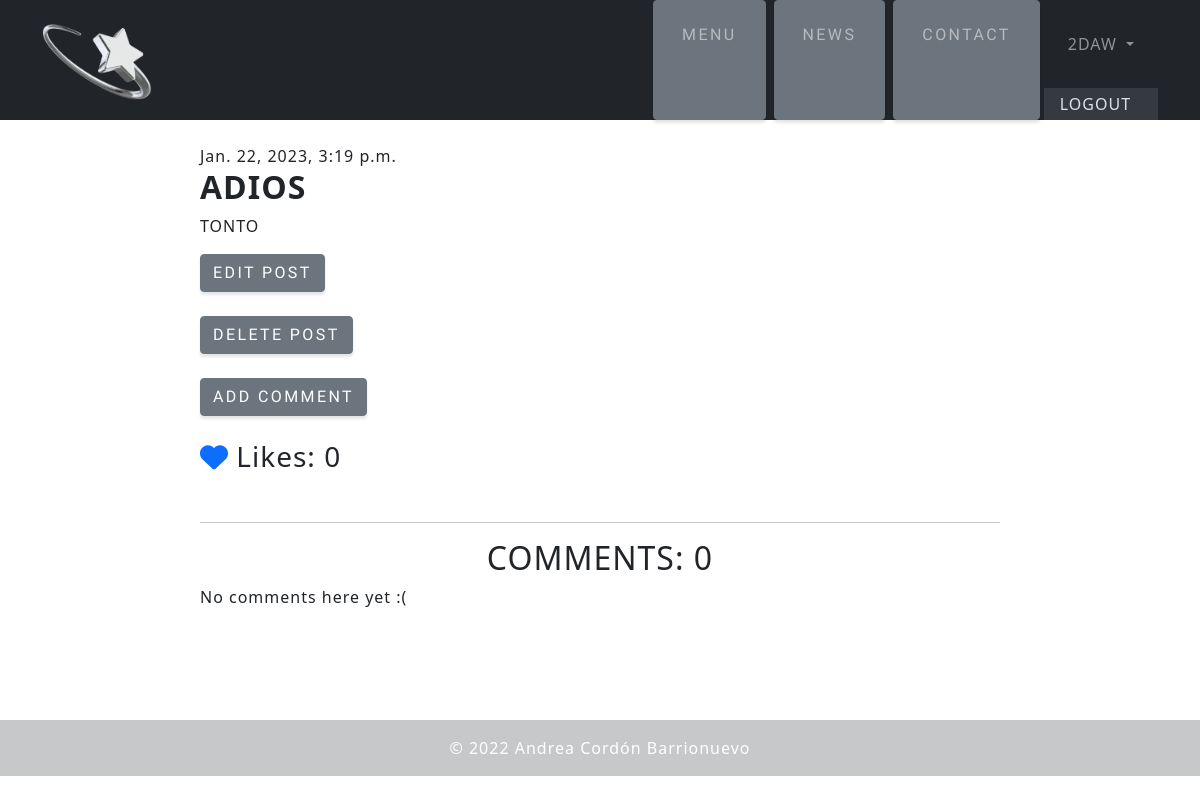
The page /blog/post/4/ (signed in) on the database as committed earlier.
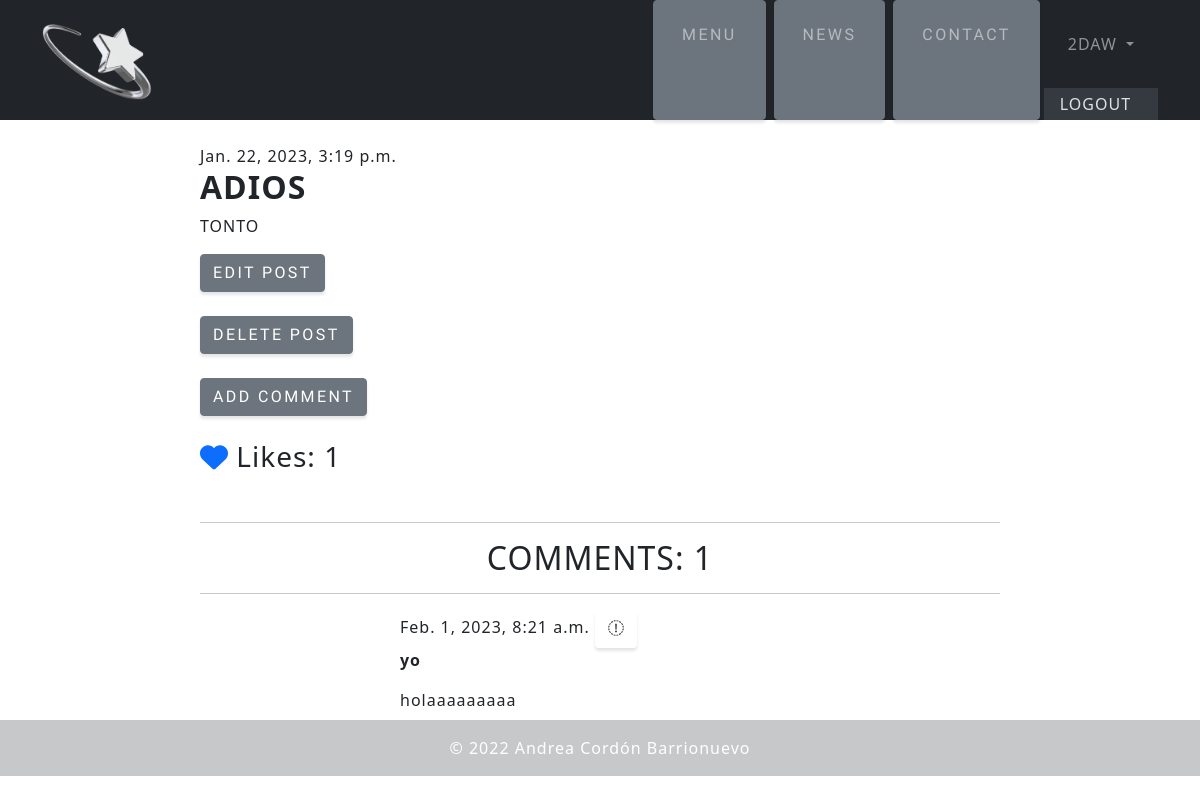
The same page on the database as committed later.
### blog/models.py (models this page shows, shortened)
class Post(models.Model):
    author = models.ForeignKey(settings.AUTH_USER_MODEL, on_delete=models.CASCADE)
    title = models.CharField(max_length=200)
    text = models.TextField()
    created_date = models.DateTimeField(default=timezone.now)
    published_date = models.DateTimeField(blank=True, null=True)
    likes = models.IntegerField(default=0)

class Comment(models.Model):
    post = models.ForeignKey('blog.Post', on_delete=models.CASCADE, related_name='comments')
    author = models.CharField(max_length=200) #tiene que estar en la tabla users
    text = models.TextField() #el comentario que yo vaya a escribir
    created_date = models.DateTimeField(default=timezone.now)
    approved_comment = models.BooleanField(default=False)

### blog/views.py (the view)
# urls.py: path('post/<int:pk>/', views.post_detail, name='post_detail'),
def post_detail(request, pk):
    Post.objects.get(pk=pk)
    post = get_object_or_404(Post, pk=pk)
    if request.method == 'POST':
            form = CommentForm(request.POST)
            if form.is_valid():
                comment = form.save(commit=False)
                comment.post = post
                comment.save()
            return redirect('post_detail')
    else:
        form = CommentForm()
        comments = Comment.objects.filter(post=pk)
        return render(request, 'blog/post_detail.html', {'post': post, 'form': form, 'comments': comments})

### blog/templates/blog/post_detail.html (shortened to what this page needs)
{% extends 'blog/base.html' %}
{% block content %}
    <article class="post">
        <aside class="actions">
            {% if user.is_authenticated %}
            {% if perms.blog.edit_post %}
            <a class="btn btn-secondary" href="{% url 'post_edit' pk=post.pk %}">
              EDIT POST
              </a>
              {%endif%}
        </aside><br>
        <aside class="actions">
            {% if perms.blog.post_delete %}
            <a class="btn btn-secondary" href="{% url 'post_delete' pk=post.pk %}">
              DELETE POST
              </a>
              {%endif%}
        </aside><br>
        {% if perms.blog.add_comment %}
            <a class="btn btn-secondary" href="{% url 'add_comment_to_post' pk=post.pk %}">ADD COMMENT</a>
        {%endif%}
<br><br>
            <h3> <a href="{% url 'post_like' pk=post.pk %}"><i class="fa-solid fa-heart"></i></a>
             Likes: {{post.likes}}  </h3>
<br><hr>
<h2 class="text-center">COMMENTS: {{ post.comments.count  }}</h2>
{% for comment in comments %}
    <hr>
        <article class="comment">
            <div>
                {{ comment.created_date }}
            {% if perms.blog.delete_comment %}
                <a class="btn btn-default" href="{% url 'comment_remove' pk=comment.pk %}"><i class="fa-sharp fa-solid fa-trash"></i></a>
            {%endif%}
            </div>
            <strong>{{ comment.author }}</strong>
            <p>{{ comment.text|linebreaks }}</p>
            {% empty %}
            <p>No comments here yet :(</p>
            <br><br>
        </article>
    </article><br><br>
    {% endfor %}
    {% endif %}
{% endblock %}

### blog/templates/blog/base.html (shortened to what this page needs)
{% load static %}
<!DOCTYPE html>
<html lang="en">
<head>
      <link rel="stylesheet" href="{% static '../static/css/blog.css' %}">
    <link rel="stylesheet" href="https://cdn.jsdelivr.net/npm/bootstrap@5.1.3/dist/css/bootstrap.min.css"
>
</head>
<body>
      <br><br>
        <nav class="navbar navbar-expand-lg bg-dark text-uppercase fixed-top" id="mainNav">
            <div class="container">
                <a class="navbar-brand" href="{% url 'post_list' %}"><img width="110em" src="{% static 'img/logoo.png' %}"> </a>
                <div class="collapse navbar-collapse" id="navbarResponsive">
                    <ul class="navbar-nav ms-auto">
                        <li type="button" class="btn btn-secondary nav-item mx-0 mx-lg-1"><a class="nav-link py-3 px-0 px-lg-3 rounded" href="{% url 'post_list' %}">MENU</a></li>
                        <li type="button" class="btn btn-secondary nav-item mx-0 mx-lg-1"><a class="nav-link py-3 px-0 px-lg-3 rounded" href="{% url 'fashionblog' %}">NEWS</a></li>
                        <li type="button" class="btn btn-secondary nav-item mx-0 mx-lg-1"><a class="nav-link py-3 px-0 px-lg-3 rounded" href="{% url 'contacto' %}">CONTACT</a></li>
                        <li class="nav-item dropdown">
                            <a class="nav-link dropdown-toggle rounded" id="dropdown01" dara-toggle="dropdown">
                                {% if user.is_authenticated %}
                                {{user.get_username}}
                                {%else%}LOGIN{%endif%}
                            </a>
                        <div class="dropdown-menu-dark" aria-labelledby="dropdown01">
                            {%if user.is_authenticated%}
                            <a class="dropdown-item"  href="{% url 'logout' %}?next={{ request.path | urlencode }}">LOGOUT</a>
                            {%else%}
                            <a class="dropdown-item" href="{% url 'login'%}?next={{request.path}}">LOGIN</a>
                            {%endif%}
                        </div>
                        </li>
                    </ul>
                </div>
            </div>
        </nav>
        <article class="post">
            <br><br><br><br>
            {% if post.published_date %}
                <time class="date">
                    {{ post.published_date }}
                </time>
            {% endif %}
            <h2 class="bg-white"><strong>{{ post.title }}</strong></h2>
            <p>{{ post.text|linebreaksbr }}</p>
        </article>
        {% block content %}
        {% endblock %}
</body>
<footer class="py-3 my-4 bg-dark text-center text-white fixed-bottom opacity-25">
    © 2022 Andrea Cordón Barrionuevo
</footer>
</html>

Rows that differ between the two databases and show on the page:
changed Post "ADIOS": likes "0" → "1"; comments.count "0" → "1"
added Comment: created_date "Feb. 1, 2023, 8:21 a.m.", author "yo", text "holaaaaaaaaa"
Other text that changed with them:
text no longer shown: "No comments here yet :("
